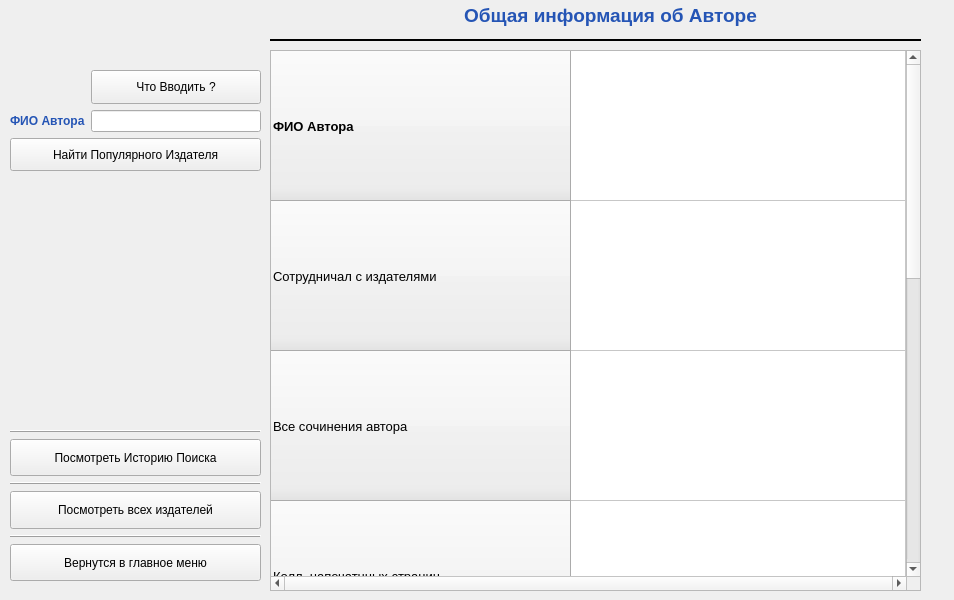
<?xml version="1.0" encoding="UTF-8"?>
<ui version="4.0">
 <class>SearchPublisherWindow</class>
 <widget class="QWidget" name="SearchPublisherWindow">
  <property name="windowModality">
   <enum>Qt::WindowModal</enum>
  </property>
  <property name="geometry">
   <rect>
    <x>0</x>
    <y>0</y>
    <width>954</width>
    <height>600</height>
   </rect>
  </property>
  <property name="sizePolicy">
   <sizepolicy hsizetype="Fixed" vsizetype="Fixed">
    <horstretch>0</horstretch>
    <verstretch>0</verstretch>
   </sizepolicy>
  </property>
  <property name="minimumSize">
   <size>
    <width>100</width>
    <height>100</height>
   </size>
  </property>
  <property name="maximumSize">
   <size>
    <width>954</width>
    <height>600</height>
   </size>
  </property>
  <property name="windowTitle">
   <string>Search Publisher</string>
  </property>
  <property name="windowIcon">
   <iconset resource="../../Icons/MyIcons.qrc">
    <normaloff>:/MyIcons/SearchPublisher.png</normaloff>:/MyIcons/SearchPublisher.png</iconset>
  </property>
  <widget class="QWidget" name="gridLayoutWidget">
   <property name="geometry">
    <rect>
     <x>10</x>
     <y>70</y>
     <width>251</width>
     <height>101</height>
    </rect>
   </property>
   <layout class="QGridLayout" name="gridLayout">
    <item row="0" column="1">
     <widget class="QPushButton" name="whatInputButton">
      <property name="maximumSize">
       <size>
        <width>16777215</width>
        <height>40</height>
       </size>
      </property>
      <property name="text">
       <string>Что Вводить ?</string>
      </property>
     </widget>
    </item>
    <item row="1" column="0">
     <widget class="QLabel" name="labelFio">
      <property name="text">
       <string>&lt;html&gt;&lt;head/&gt;&lt;body&gt;&lt;p&gt;&lt;span style=&quot; font-weight:600; color:#2555b5;&quot;&gt;ФИО Автора&lt;/span&gt;&lt;/p&gt;&lt;/body&gt;&lt;/html&gt;</string>
      </property>
     </widget>
    </item>
    <item row="1" column="1">
     <widget class="QLineEdit" name="lineEditFioAuthor">
      <property name="text">
       <string/>
      </property>
      <property name="dragEnabled">
       <bool>true</bool>
      </property>
     </widget>
    </item>
    <item row="2" column="0" colspan="2">
     <widget class="QPushButton" name="searchBestPublisherButton">
      <property name="maximumSize">
       <size>
        <width>16777215</width>
        <height>40</height>
       </size>
      </property>
      <property name="text">
       <string>Найти Популярного Издателя</string>
      </property>
     </widget>
    </item>
   </layout>
  </widget>
  <widget class="Line" name="line_2">
   <property name="geometry">
    <rect>
     <x>270</x>
     <y>30</y>
     <width>651</width>
     <height>20</height>
    </rect>
   </property>
   <property name="frameShadow">
    <enum>QFrame::Plain</enum>
   </property>
   <property name="lineWidth">
    <number>2</number>
   </property>
   <property name="orientation">
    <enum>Qt::Horizontal</enum>
   </property>
  </widget>
  <widget class="QLabel" name="titleTable">
   <property name="geometry">
    <rect>
     <x>400</x>
     <y>0</y>
     <width>421</width>
     <height>31</height>
    </rect>
   </property>
   <property name="text">
    <string>&lt;html&gt;&lt;head/&gt;&lt;body&gt;&lt;p align=&quot;center&quot;&gt;&lt;span style=&quot; font-size:14pt; font-weight:600; color:#2555b5;&quot;&gt;Общая информация об Авторе&lt;/span&gt;&lt;/p&gt;&lt;/body&gt;&lt;/html&gt;</string>
   </property>
  </widget>
  <widget class="QTableWidget" name="tableAboutAuthor">
   <property name="geometry">
    <rect>
     <x>270</x>
     <y>50</y>
     <width>651</width>
     <height>541</height>
    </rect>
   </property>
   <property name="verticalScrollBarPolicy">
    <enum>Qt::ScrollBarAlwaysOn</enum>
   </property>
   <property name="horizontalScrollBarPolicy">
    <enum>Qt::ScrollBarAlwaysOn</enum>
   </property>
   <property name="sizeAdjustPolicy">
    <enum>QAbstractScrollArea::AdjustIgnored</enum>
   </property>
   <property name="editTriggers">
    <set>QAbstractItemView::NoEditTriggers</set>
   </property>
   <property name="tabKeyNavigation">
    <bool>false</bool>
   </property>
   <property name="showDropIndicator" stdset="0">
    <bool>false</bool>
   </property>
   <property name="dragEnabled">
    <bool>false</bool>
   </property>
   <property name="dragDropOverwriteMode">
    <bool>false</bool>
   </property>
   <property name="dragDropMode">
    <enum>QAbstractItemView::NoDragDrop</enum>
   </property>
   <property name="defaultDropAction">
    <enum>Qt::IgnoreAction</enum>
   </property>
   <property name="selectionMode">
    <enum>QAbstractItemView::NoSelection</enum>
   </property>
   <property name="verticalScrollMode">
    <enum>QAbstractItemView::ScrollPerItem</enum>
   </property>
   <property name="horizontalScrollMode">
    <enum>QAbstractItemView::ScrollPerItem</enum>
   </property>
   <property name="showGrid">
    <bool>true</bool>
   </property>
   <attribute name="horizontalHeaderVisible">
    <bool>false</bool>
   </attribute>
   <attribute name="horizontalHeaderCascadingSectionResizes">
    <bool>true</bool>
   </attribute>
   <attribute name="horizontalHeaderMinimumSectionSize">
    <number>50</number>
   </attribute>
   <attribute name="horizontalHeaderDefaultSectionSize">
    <number>150</number>
   </attribute>
   <attribute name="horizontalHeaderHighlightSections">
    <bool>true</bool>
   </attribute>
   <attribute name="horizontalHeaderShowSortIndicator" stdset="0">
    <bool>true</bool>
   </attribute>
   <attribute name="horizontalHeaderStretchLastSection">
    <bool>true</bool>
   </attribute>
   <attribute name="verticalHeaderCascadingSectionResizes">
    <bool>true</bool>
   </attribute>
   <attribute name="verticalHeaderMinimumSectionSize">
    <number>150</number>
   </attribute>
   <attribute name="verticalHeaderDefaultSectionSize">
    <number>150</number>
   </attribute>
   <attribute name="verticalHeaderHighlightSections">
    <bool>true</bool>
   </attribute>
   <attribute name="verticalHeaderShowSortIndicator" stdset="0">
    <bool>true</bool>
   </attribute>
   <attribute name="verticalHeaderStretchLastSection">
    <bool>true</bool>
   </attribute>
   <row>
    <property name="text">
     <string>ФИО Автора</string>
    </property>
    <property name="font">
     <font>
      <pointsize>10</pointsize>
      <bold>true</bold>
     </font>
    </property>
   </row>
   <row>
    <property name="text">
     <string>Сотрудничал с издателями</string>
    </property>
    <property name="font">
     <font>
      <pointsize>10</pointsize>
     </font>
    </property>
   </row>
   <row>
    <property name="text">
     <string>Все сочинения автора</string>
    </property>
    <property name="font">
     <font>
      <pointsize>10</pointsize>
     </font>
    </property>
   </row>
   <row>
    <property name="text">
     <string>Колл. напечатнных страниц</string>
    </property>
    <property name="font">
     <font>
      <pointsize>10</pointsize>
     </font>
    </property>
   </row>
   <row>
    <property name="text">
     <string>&lt;Любимое Издательство &gt;</string>
    </property>
    <property name="font">
     <font>
      <pointsize>10</pointsize>
      <bold>true</bold>
     </font>
    </property>
   </row>
   <row>
    <property name="text">
     <string>Колл. напечатанных страниц в Изд. </string>
    </property>
    <property name="font">
     <font>
      <pointsize>10</pointsize>
     </font>
    </property>
   </row>
   <row>
    <property name="text">
     <string>Колл. напечатанных сочинений автора в Изд.</string>
    </property>
    <property name="font">
     <font>
      <pointsize>10</pointsize>
     </font>
    </property>
   </row>
   <column>
    <property name="text">
     <string>Общая Информация </string>
    </property>
    <property name="font">
     <font>
      <pointsize>10</pointsize>
      <bold>true</bold>
     </font>
    </property>
   </column>
  </widget>
  <widget class="QWidget" name="layoutWidget">
   <property name="geometry">
    <rect>
     <x>10</x>
     <y>430</y>
     <width>251</width>
     <height>151</height>
    </rect>
   </property>
   <layout class="QVBoxLayout" name="verticalLayout">
    <item>
     <widget class="Line" name="line">
      <property name="frameShadow">
       <enum>QFrame::Raised</enum>
      </property>
      <property name="lineWidth">
       <number>1</number>
      </property>
      <property name="midLineWidth">
       <number>0</number>
      </property>
      <property name="orientation">
       <enum>Qt::Horizontal</enum>
      </property>
     </widget>
    </item>
    <item>
     <widget class="QPushButton" name="historySearchButton">
      <property name="maximumSize">
       <size>
        <width>16777215</width>
        <height>40</height>
       </size>
      </property>
      <property name="text">
       <string>Посмотреть Историю Поиска</string>
      </property>
     </widget>
    </item>
    <item>
     <widget class="Line" name="line_7">
      <property name="frameShadow">
       <enum>QFrame::Raised</enum>
      </property>
      <property name="lineWidth">
       <number>1</number>
      </property>
      <property name="midLineWidth">
       <number>0</number>
      </property>
      <property name="orientation">
       <enum>Qt::Horizontal</enum>
      </property>
     </widget>
    </item>
    <item>
     <widget class="QPushButton" name="showAllPublisherButton">
      <property name="maximumSize">
       <size>
        <width>16777215</width>
        <height>40</height>
       </size>
      </property>
      <property name="text">
       <string>Посмотреть всех издателей</string>
      </property>
     </widget>
    </item>
    <item>
     <widget class="Line" name="line_5">
      <property name="frameShadow">
       <enum>QFrame::Raised</enum>
      </property>
      <property name="lineWidth">
       <number>1</number>
      </property>
      <property name="midLineWidth">
       <number>0</number>
      </property>
      <property name="orientation">
       <enum>Qt::Horizontal</enum>
      </property>
     </widget>
    </item>
    <item>
     <widget class="QPushButton" name="backMainWindow">
      <property name="maximumSize">
       <size>
        <width>16777215</width>
        <height>40</height>
       </size>
      </property>
      <property name="text">
       <string>Вернутся в главное меню</string>
      </property>
     </widget>
    </item>
   </layout>
  </widget>
 </widget>
 <resources>
  <include location="../../Icons/MyIcons.qrc"/>
 </resources>
 <connections/>
</ui>
